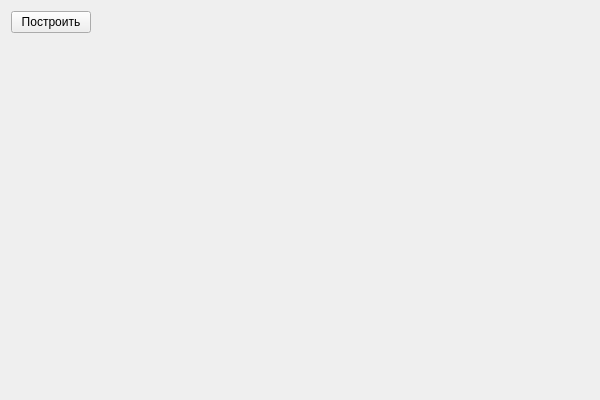
<?xml version="1.0" encoding="UTF-8"?>
<ui version="4.0">
 <class>graphicClass</class>
 <widget class="QWidget" name="graphicClass">
  <property name="geometry">
   <rect>
    <x>0</x>
    <y>0</y>
    <width>600</width>
    <height>400</height>
   </rect>
  </property>
  <property name="windowTitle">
   <string>graphic</string>
  </property>
  <layout class="QVBoxLayout" name="verticalLayout">
   <item>
    <layout class="QHBoxLayout" name="horizontalLayout">
     <item>
      <widget class="QPushButton" name="plot">
       <property name="text">
        <string>Построить</string>
       </property>
      </widget>
     </item>
     <item>
      <spacer name="horizontalSpacer">
       <property name="orientation">
        <enum>Qt::Horizontal</enum>
       </property>
       <property name="sizeHint" stdset="0">
        <size>
         <width>40</width>
         <height>20</height>
        </size>
       </property>
      </spacer>
     </item>
    </layout>
   </item>
   <item>
    <widget class="GraphicWidget" name="graphic" native="true">
     <property name="sizePolicy">
      <sizepolicy hsizetype="Expanding" vsizetype="Expanding">
       <horstretch>0</horstretch>
       <verstretch>0</verstretch>
      </sizepolicy>
     </property>
    </widget>
   </item>
  </layout>
 </widget>
 <layoutdefault spacing="6" margin="11"/>
 <customwidgets>
  <customwidget>
   <class>GraphicWidget</class>
   <extends>QWidget</extends>
   <header>graphicwidget.h</header>
   <container>1</container>
  </customwidget>
 </customwidgets>
 <resources>
  <include location="graphic.qrc"/>
 </resources>
 <connections>
  <connection>
   <sender>plot</sender>
   <signal>clicked()</signal>
   <receiver>graphicClass</receiver>
   <slot>plot_clicked()</slot>
   <hints>
    <hint type="sourcelabel">
     <x>47</x>
     <y>21</y>
    </hint>
    <hint type="destinationlabel">
     <x>299</x>
     <y>199</y>
    </hint>
   </hints>
  </connection>
 </connections>
 <slots>
  <slot>plot_clicked()</slot>
 </slots>
</ui>
